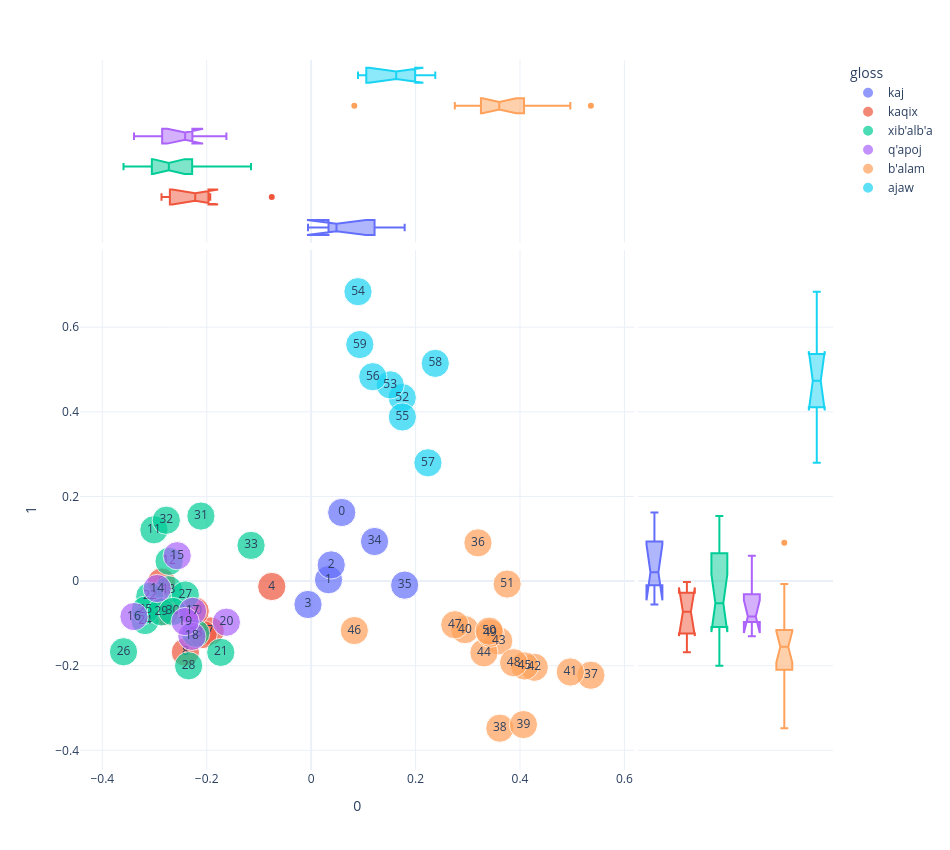
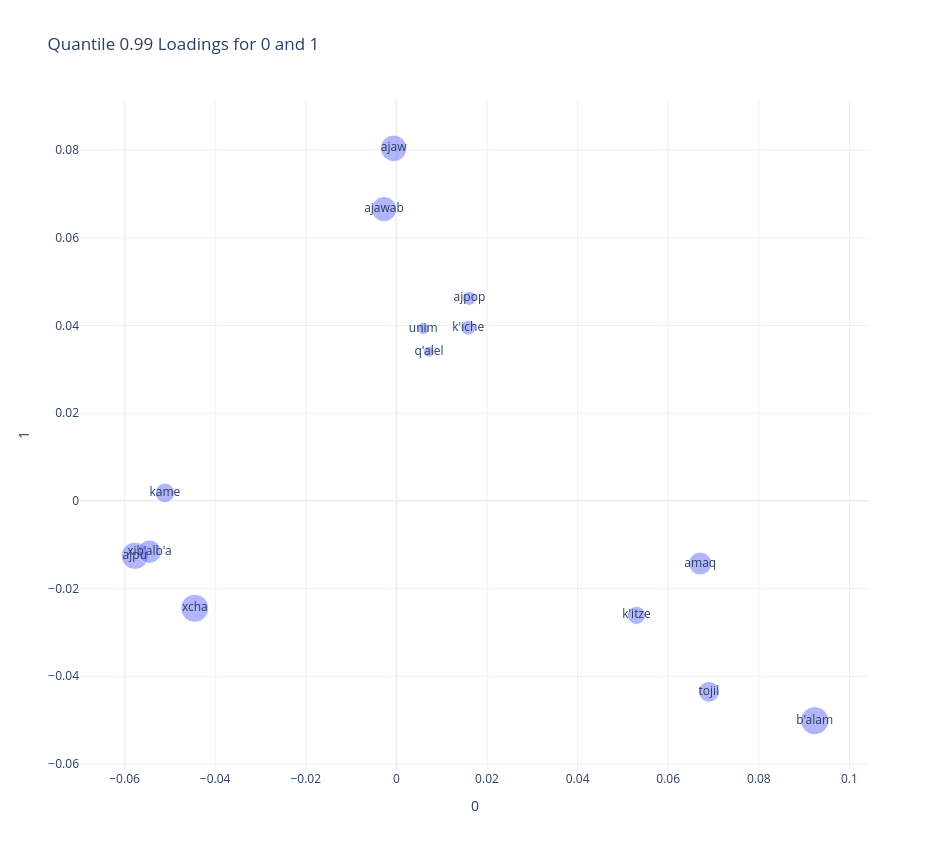

Notebook cell for these charts, in order:
### Code cell
plot_pca(0,1)

### Figure 1 — Plotly figure (JSON) as saved in the notebook; plotly's stock layout.template omitted (floating-point values rounded to 4 significant figures)
{"data": [{"hovertemplate": "gloss=kaj<br>0=%{x}<br>1=%{y}<br>size=%{marker.size}<br>doc_id=%{text}<extra></extra>", "legendgroup": "kaj", "marker": {"color": "#636efa", "size": [1, 1, 1, 1, 1, 1], "sizemode": "area", "sizeref": 0.0025, "symbol": "circle"}, "mode": "markers+text", "name": "kaj", "orientation": "v", "showlegend": true, "text": [0.0, 1.0, 2.0, 3.0, 34.0, 35.0], "type": "scatter", "x": [0.0586, 0.03325, 0.03843, -0.006076, 0.1214, 0.1791], "xaxis": "x", "y": [0.1621, 0.003209, 0.03815, -0.05531, 0.09357, -0.009575], "yaxis": "y"}, {"alignmentgroup": "True", "hovertemplate": "gloss=kaj<br>0=%{x}<extra></extra>", "legendgroup": "kaj", "marker": {"color": "#636efa", "symbol": "circle"}, "name": "kaj", "notched": true, "offsetgroup": "kaj", "showlegend": false, "type": "box", "x": [0.0586, 0.03325, 0.03843, -0.006076, 0.1214, 0.1791], "xaxis": "x3", "yaxis": "y3"}, {"alignmentgroup": "True", "hovertemplate": "gloss=kaj<br>1=%{y}<extra></extra>", "legendgroup": "kaj", "marker": {"color": "#636efa", "symbol": "circle"}, "name": "kaj", "notched": true, "offsetgroup": "kaj", "showlegend": false, "type": "box", "xaxis": "x2", "y": [0.1621, 0.003209, 0.03815, -0.05531, 0.09357, -0.009575], "yaxis": "y2"}, {"hovertemplate": "gloss=kaqix<br>0=%{x}<br>1=%{y}<br>size=%{marker.size}<br>doc_id=%{text}<extra></extra>", "legendgroup": "kaqix", "marker": {"color": "#EF553B", "size": [1, 1, 1, 1, 1, 1, 1], "sizemode": "area", "sizeref": 0.0025, "symbol": "circle"}, "mode": "markers+text", "name": "kaqix", "orientation": "v", "showlegend": true, "text": [4.0, 5.0, 6.0, 7.0, 8.0, 9.0, 10.0], "type": "scatter", "x": [-0.07544, -0.2805, -0.2866, -0.1932, -0.2409, -0.207, -0.2221], "xaxis": "x", "y": [-0.01285, -0.07232, -0.002183, -0.1178, -0.1679, -0.1263, -0.07111], "yaxis": "y"}, {"alignmentgroup": "True", "hovertemplate": "gloss=kaqix<br>0=%{x}<extra></extra>", "legendgroup": "kaqix", "marker": {"color": "#EF553B", "symbol": "circle"}, "name": "kaqix", "notched": true, "offsetgroup": "kaqix", "showlegend": false, "type": "box", "x": [-0.07544, -0.2805, -0.2866, -0.1932, -0.2409, -0.207, -0.2221], "xaxis": "x3", "yaxis": "y3"}, {"alignmentgroup": "True", "hovertemplate": "gloss=kaqix<br>1=%{y}<extra></extra>", "legendgroup": "kaqix", "marker": {"color": "#EF553B", "symbol": "circle"}, "name": "kaqix", "notched": true, "offsetgroup": "kaqix", "showlegend": false, "type": "box", "xaxis": "x2", "y": [-0.01285, -0.07232, -0.002183, -0.1178, -0.1679, -0.1263, -0.07111], "yaxis": "y2"}, {"hovertemplate": "gloss=xib'alb'a<br>0=%{x}<br>1=%{y}<br>size=%{marker.size}<br>doc_id=%{text}<extra></extra>", "legendgroup": "xib'alb'a", "marker": {"color": "#00cc96", "size": [1, 1, 1, 1, 1, 1, 1, 1, 1, 1, 1, 1, 1, 1, 1, 1], "sizemode": "area", "sizeref": 0.0025, "symbol": "circle"}, "mode": "markers+text", "name": "xib'alb'a", "orientation": "v", "showlegend": true, "text": [11.0, 12.0, 13.0, 21.0, 22.0, 23.0, 24.0, 25.0, 26.0, 27.0, 28.0, 29.0, 30.0, 31.0, 32.0, 33.0], "type": "scatter", "x": [-0.3012, -0.2721, -0.2731, -0.1731, -0.3091, -0.2212, -0.3181, -0.3177, -0.3594, -0.2411, -0.2347, -0.2871, -0.2653, -0.2112, -0.2774, -0.1151], "xaxis": "x", "y": [0.1212, 0.04678, -0.02054, -0.1685, -0.03595, -0.1234, -0.09328, -0.06876, -0.1671, -0.03288, -0.2002, -0.07277, -0.07178, 0.1537, 0.1438, 0.08436], "yaxis": "y"}, {"alignmentgroup": "True", "hovertemplate": "gloss=xib'alb'a<br>0=%{x}<extra></extra>", "legendgroup": "xib'alb'a", "marker": {"color": "#00cc96", "symbol": "circle"}, "name": "xib'alb'a", "notched": true, "offsetgroup": "xib'alb'a", "showlegend": false, "type": "box", "x": [-0.3012, -0.2721, -0.2731, -0.1731, -0.3091, -0.2212, -0.3181, -0.3177, -0.3594, -0.2411, -0.2347, -0.2871, -0.2653, -0.2112, -0.2774, -0.1151], "xaxis": "x3", "yaxis": "y3"}, {"alignmentgroup": "True", "hovertemplate": "gloss=xib'alb'a<br>1=%{y}<extra></extra>", "legendgroup": "xib'alb'a", "marker": {"color": "#00cc96", "symbol": "circle"}, "name": "xib'alb'a", "notched": true, "offsetgroup": "xib'alb'a", "showlegend": false, "type": "box", "xaxis": "x2", "y": [0.1212, 0.04678, -0.02054, -0.1685, -0.03595, -0.1234, -0.09328, -0.06876, -0.1671, -0.03288, -0.2002, -0.07277, -0.07178, 0.1537, 0.1438, 0.08436], "yaxis": "y2"}, {"hovertemplate": "gloss=q'apoj<br>0=%{x}<br>1=%{y}<br>size=%{marker.size}<br>doc_id=%{text}<extra></extra>", "legendgroup": "q'apoj", "marker": {"color": "#ab63fa", "size": [1, 1, 1, 1, 1, 1, 1], "sizemode": "area", "sizeref": 0.0025, "symbol": "circle"}, "mode": "markers+text", "name": "q'apoj", "orientation": "v", "showlegend": true, "text": [14.0, 15.0, 16.0, 17.0, 18.0, 19.0, 20.0], "type": "scatter", "x": [-0.295, -0.2566, -0.3394, -0.2272, -0.2284, -0.2414, -0.1624], "xaxis": "x", "y": [-0.01758, 0.05989, -0.08383, -0.07153, -0.1305, -0.09558, -0.09719], "yaxis": "y"}, {"alignmentgroup": "True", "hovertemplate": "gloss=q'apoj<br>0=%{x}<extra></extra>", "legendgroup": "q'apoj", "marker": {"color": "#ab63fa", "symbol": "circle"}, "name": "q'apoj", "notched": true, "offsetgroup": "q'apoj", "showlegend": false, "type": "box", "x": [-0.295, -0.2566, -0.3394, -0.2272, -0.2284, -0.2414, -0.1624], "xaxis": "x3", "yaxis": "y3"}, {"alignmentgroup": "True", "hovertemplate": "gloss=q'apoj<br>1=%{y}<extra></extra>", "legendgroup": "q'apoj", "marker": {"color": "#ab63fa", "symbol": "circle"}, "name": "q'apoj", "notched": true, "offsetgroup": "q'apoj", "showlegend": false, "type": "box", "xaxis": "x2", "y": [-0.01758, 0.05989, -0.08383, -0.07153, -0.1305, -0.09558, -0.09719], "yaxis": "y2"}, {"hovertemplate": "gloss=b'alam<br>0=%{x}<br>1=%{y}<br>size=%{marker.size}<br>doc_id=%{text}<extra></extra>", "legendgroup": "b'alam", "marker": {"color": "#FFA15A", "size": [1, 1, 1, 1, 1, 1, 1, 1, 1, 1, 1, 1, 1, 1, 1, 1], "sizemode": "area", "sizeref": 0.0025, "symbol": "circle"}, "mode": "markers+text", "name": "b'alam", "orientation": "v", "showlegend": true, "text": [36.0, 37.0, 38.0, 39.0, 40.0, 41.0, 42.0, 43.0, 44.0, 45.0, 46.0, 47.0, 48.0, 49.0, 50.0, 51.0], "type": "scatter", "x": [0.3195, 0.5358, 0.3614, 0.4066, 0.2946, 0.4964, 0.4273, 0.3593, 0.3309, 0.4089, 0.08267, 0.2752, 0.3879, 0.3427, 0.3409, 0.3754], "xaxis": "x", "y": [0.09037, -0.2225, -0.3477, -0.3392, -0.1148, -0.2149, -0.2038, -0.1414, -0.1696, -0.2006, -0.1169, -0.1031, -0.193, -0.1233, -0.1183, -0.006972], "yaxis": "y"}, {"alignmentgroup": "True", "hovertemplate": "gloss=b'alam<br>0=%{x}<extra></extra>", "legendgroup": "b'alam", "marker": {"color": "#FFA15A", "symbol": "circle"}, "name": "b'alam", "notched": true, "offsetgroup": "b'alam", "showlegend": false, "type": "box", "x": [0.3195, 0.5358, 0.3614, 0.4066, 0.2946, 0.4964, 0.4273, 0.3593, 0.3309, 0.4089, 0.08267, 0.2752, 0.3879, 0.3427, 0.3409, 0.3754], "xaxis": "x3", "yaxis": "y3"}, {"alignmentgroup": "True", "hovertemplate": "gloss=b'alam<br>1=%{y}<extra></extra>", "legendgroup": "b'alam", "marker": {"color": "#FFA15A", "symbol": "circle"}, "name": "b'alam", "notched": true, "offsetgroup": "b'alam", "showlegend": false, "type": "box", "xaxis": "x2", "y": [0.09037, -0.2225, -0.3477, -0.3392, -0.1148, -0.2149, -0.2038, -0.1414, -0.1696, -0.2006, -0.1169, -0.1031, -0.193, -0.1233, -0.1183, -0.006972], "yaxis": "y2"}, {"hovertemplate": "gloss=ajaw<br>0=%{x}<br>1=%{y}<br>size=%{marker.size}<br>doc_id=%{text}<extra></extra>", "legendgroup": "ajaw", "marker": {"color": "#19d3f3", "size": [1, 1, 1, 1, 1, 1, 1, 1], "sizemode": "area", "sizeref": 0.0025, "symbol": "circle"}, "mode": "markers+text", "name": "ajaw", "orientation": "v", "showlegend": true, "text": [52.0, 53.0, 54.0, 55.0, 56.0, 57.0, 58.0, 59.0], "type": "scatter", "x": [0.1745, 0.1514, 0.08974, 0.1747, 0.118, 0.2237, 0.2377, 0.09318], "xaxis": "x", "y": [0.4337, 0.4638, 0.684, 0.3879, 0.4829, 0.2796, 0.5145, 0.5591], "yaxis": "y"}, {"alignmentgroup": "True", "hovertemplate": "gloss=ajaw<br>0=%{x}<extra></extra>", "legendgroup": "ajaw", "marker": {"color": "#19d3f3", "symbol": "circle"}, "name": "ajaw", "notched": true, "offsetgroup": "ajaw", "showlegend": false, "type": "box", "x": [0.1745, 0.1514, 0.08974, 0.1747, 0.118, 0.2237, 0.2377, 0.09318], "xaxis": "x3", "yaxis": "y3"}, {"alignmentgroup": "True", "hovertemplate": "gloss=ajaw<br>1=%{y}<extra></extra>", "legendgroup": "ajaw", "marker": {"color": "#19d3f3", "symbol": "circle"}, "name": "ajaw", "notched": true, "offsetgroup": "ajaw", "showlegend": false, "type": "box", "xaxis": "x2", "y": [0.4337, 0.4638, 0.684, 0.3879, 0.4829, 0.2796, 0.5145, 0.5591], "yaxis": "y2"}], "layout": {"height": 850, "legend": {"itemsizing": "constant", "title": {"text": "gloss"}, "tracegroupgap": 0}, "margin": {"t": 60}, "width": 950, "xaxis": {"anchor": "y", "domain": [0, 0.7363], "title": {"text": "0"}}, "xaxis2": {"anchor": "y2", "domain": [0.7413, 1], "matches": "x2", "showgrid": false, "showline": false, "showticklabels": false, "ticks": ""}, "xaxis3": {"anchor": "y3", "domain": [0, 0.7363], "matches": "x", "showgrid": true, "showticklabels": false}, "xaxis4": {"anchor": "y4", "domain": [0.7413, 1], "matches": "x2", "showgrid": false, "showline": false, "showticklabels": false, "ticks": ""}, "yaxis": {"anchor": "x", "domain": [0, 0.7326], "title": {"text": "1"}}, "yaxis2": {"anchor": "x2", "domain": [0, 0.7326], "matches": "y", "showgrid": true, "showticklabels": false}, "yaxis3": {"anchor": "x3", "domain": [0.7426, 1], "matches": "y3", "showgrid": false, "showline": false, "showticklabels": false, "ticks": ""}, "yaxis4": {"anchor": "x4", "domain": [0.7426, 1], "matches": "y3", "showgrid": true, "showline": false, "showticklabels": false, "ticks": ""}}}

### Figure 2 — Plotly figure (JSON) as saved in the notebook; plotly's stock layout.template omitted (floating-point values rounded to 4 significant figures)
{"data": [{"hovertemplate": "0=%{x}<br>1=%{y}<br>n=%{marker.size}<br>text=%{text}<extra></extra>", "legendgroup": "", "marker": {"color": "#636efa", "opacity": 0.5, "size": [144, 101, 153, 64, 73, 83, 151, 105, 135, 122, 38, 42, 23, 28], "sizemode": "area", "sizeref": 0.3825, "symbol": "circle"}, "mode": "markers+text", "name": "", "orientation": "v", "showlegend": false, "text": ["ajpu", "amaq", "b'alam", "k'itze", "kame", "tojil", "xcha", "xib'alb'a", "ajaw", "ajawab", "ajpop", "k'iche", "q'alel", "unim"], "type": "scatter", "x": [-0.05773, 0.06707, 0.09233, 0.05299, -0.0511, 0.06898, -0.04449, -0.05451, -0.0006063, -0.002725, 0.01613, 0.01586, 0.007205, 0.005938], "xaxis": "x", "y": [-0.01253, -0.0143, -0.05014, -0.02612, 0.00182, -0.04356, -0.0245, -0.01158, 0.08041, 0.06655, 0.0462, 0.03948, 0.03404, 0.0393], "yaxis": "y"}], "layout": {"height": 850, "legend": {"itemsizing": "constant", "tracegroupgap": 0}, "title": {"text": "Quantile 0.99 Loadings for 0 and 1"}, "width": 950, "xaxis": {"anchor": "y", "domain": [0, 1], "title": {"text": "0"}}, "yaxis": {"anchor": "x", "domain": [0, 1], "title": {"text": "1"}}}}
